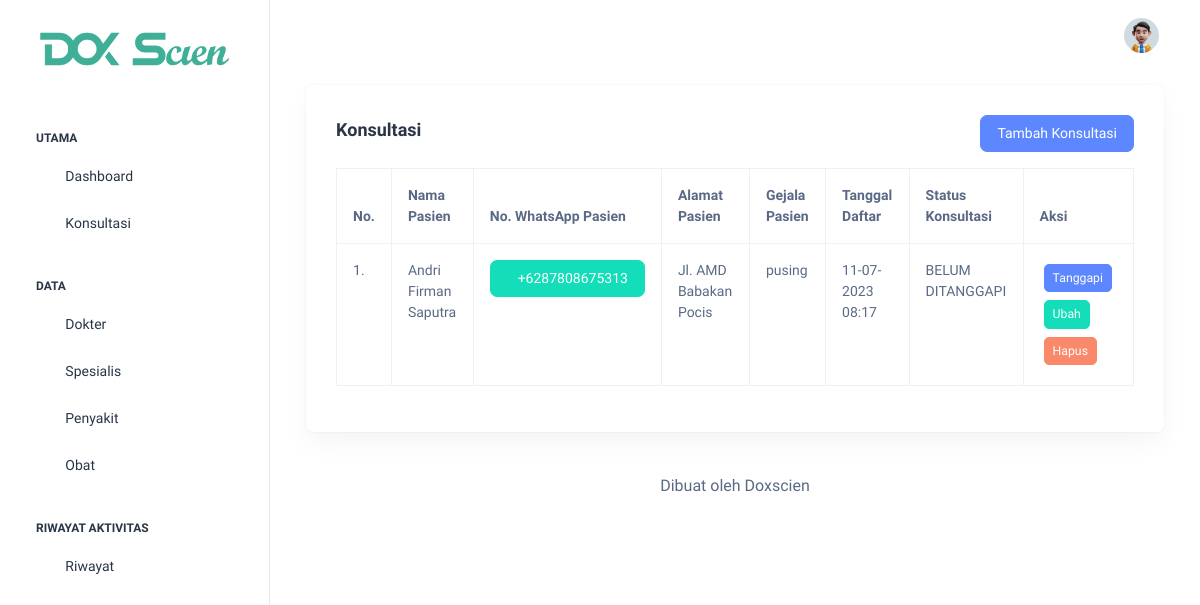
Page /admin/konsultasi/index.php (signed in) on the earlier database version.
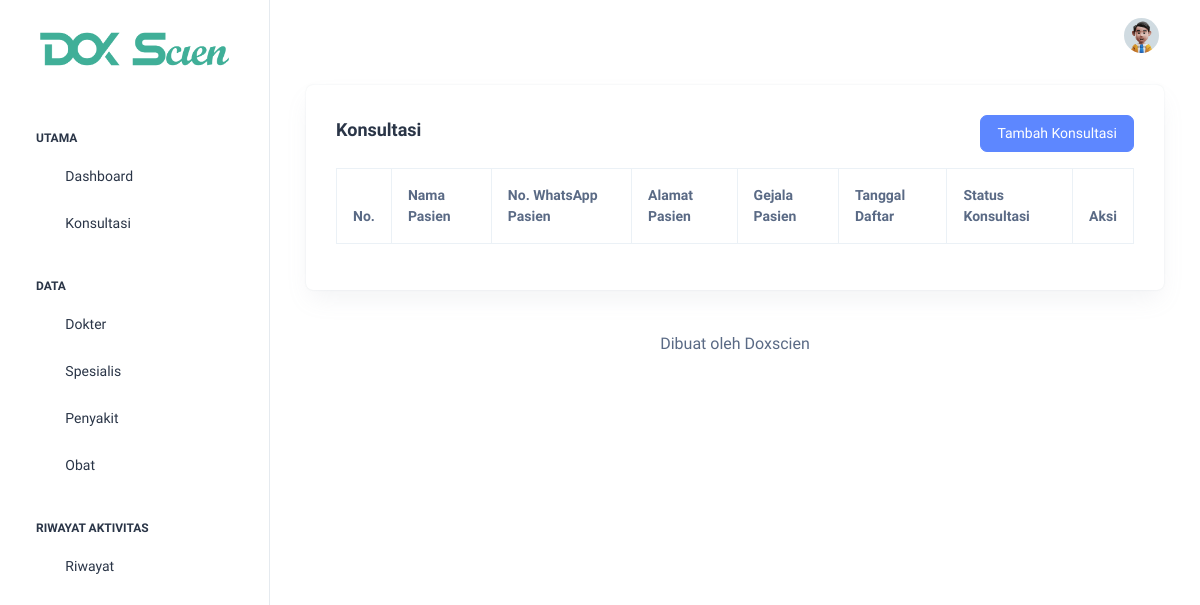
Same page on the later database version.
### tables this page shows
CREATE TABLE `konsultasi` (
  `id_konsultasi` int(11) NOT NULL,
  `gejala_pasien` text NOT NULL,
  `tanggal_daftar` datetime NOT NULL,
  `status_konsultasi` enum('BELUM DITANGGAPI','SUDAH DITANGGAPI','SUDAH DIKONFIRMASI','SELESAI','DIBATALKAN') NOT NULL,
  `id_user` int(11) NOT NULL
);

CREATE TABLE `user` (
  `id_user` int(11) NOT NULL,
  `username` varchar(50) NOT NULL,
  `password` varchar(255) NOT NULL,
  `nama_lengkap` varchar(100) NOT NULL,
  `jenis_kelamin` enum('L','P') NOT NULL,
  `no_whatsapp` varchar(20) NOT NULL,
  `alamat` text NOT NULL,
  `role` enum('administrator','operator','pasien') NOT NULL
);

### admin/konsultasi/index.php (the view, shortened to what this page needs)
<?php
  require_once '../../koneksi.php';
  $konsultasi = mysqli_query($koneksi, "SELECT * FROM konsultasi INNER JOIN user ON konsultasi.id_user = user.id_user ORDER BY status_konsultasi = 'BELUM DITANGGAPI' DESC");
?>
<!doctype html>
<html lang="en">
<head>
  <?php include_once '../include/head.php'; ?>
</head>
<body>
  <div class="page-wrapper" id="main-wrapper" data-layout="vertical" data-navbarbg="skin6" data-sidebartype="full"
    data-sidebar-position="fixed" data-header-position="fixed">
    <?php
      include_once '../include/sidebar.php';
    ?>
    <div class="body-wrapper">
      <?php
        include_once '../include/navbar.php';
      ?>
      <div class="container-fluid">
        <div class="container-fluid">
          <div class="card">
            <div class="card-body">
              <div class="row mb-3">
                <div class="col-md-6 head-left">
                  <h5 class="card-title fw-semibold">Konsultasi</h5>
                </div>
                <div class="col-md-6 head-right">
                  <a href="<?= BASE_URL; ?>/admin/konsultasi/tambah_konsultasi.php" class="btn btn-primary">Tambah Konsultasi</a>
                </div>
              </div>
              <div class="table-responsive">
                <table class="table table-bordered" id="dataTable" width="100%" cellspacing="0">
                  <thead>
                    <tr>
                      <th>No.</th>
                      <th>Nama Pasien</th>
                      <th>No. WhatsApp Pasien</th>
                      <th>Alamat Pasien</th>
                      <th>Gejala Pasien</th>
                      <th>Tanggal Daftar</th>
                      <th>Status Konsultasi</th>
                      <th>Aksi</th>
                    </tr>
                  </thead>
                  <tbody>
                    <?php $i = 1; ?>
                    <?php foreach ($konsultasi as $data_konsultasi): ?>
                      <tr>
                        <td><?= $i++; ?>.</td>
                        <td><?= $data_konsultasi['nama_lengkap']; ?></td>
                        <td><a class="btn btn-success" target="_blank" href="https://wa.me/<?= $data_konsultasi['no_whatsapp']; ?>"><i class="ti ti-brand-whatsapp"></i>+<?= $data_konsultasi['no_whatsapp']; ?></a></td>
                        <td><?= $data_konsultasi['alamat']; ?></td>
                        <td><?= $data_konsultasi['gejala_pasien']; ?></td>
                        <td><?= date("d-m-Y H:i", strtotime($data_konsultasi['tanggal_daftar'])); ?></td>
                        <td><?= $data_konsultasi['status_konsultasi']; ?></td>
                        <td>
                          <?php if ($data_konsultasi['status_konsultasi'] == 'BELUM DITANGGAPI'): ?>
                            <a href="<?= BASE_URL; ?>/admin/tanggapan/index.php?id_konsultasi=<?= $data_konsultasi['id_konsultasi']; ?>" class="m-1 btn btn-sm btn-primary">Tanggapi</a>
                          <?php else: ?>
                            <a href="<?= BASE_URL; ?>/admin/tanggapan/index.php?id_konsultasi=<?= $data_konsultasi['id_konsultasi']; ?>" class="m-1 btn btn-sm btn-primary">Tanggapan</a>
                          <?php endif ?>
                          <a href="ubah_konsultasi.php?id_konsultasi=<?= $data_konsultasi['id_konsultasi']; ?>" class="m-1 btn btn-sm btn-success">Ubah</a>
                          <a data-nama="Pasien <?= $data_konsultasi['nama_lengkap']; ?> akan terhapus!" href="hapus_konsultasi.php?id_konsultasi=<?= $data_konsultasi['id_konsultasi']; ?>" class="btn-delete m-1 btn btn-sm btn-danger">Hapus</a>
                        </td>
                      </tr>
                    <?php endforeach ?>
                  </tbody>
                </table>
              </div>
            </div>
          </div>
        </div>
        <?php include_once '../include/footer.php'; ?>
      </div>
    </div>
  </div>
</body>
</html>

Differences in the rows shown:
removed konsultasi: id_user.nama_lengkap "Andri Firman Saputra", id_user.no_whatsapp "6287808675313", id_user.alamat "Jl. AMD Babakan Pocis", gejala_pasien "pusing", tanggal_daftar "11-07-2023 08:17", status_konsultasi "BELUM DITANGGAPI"
